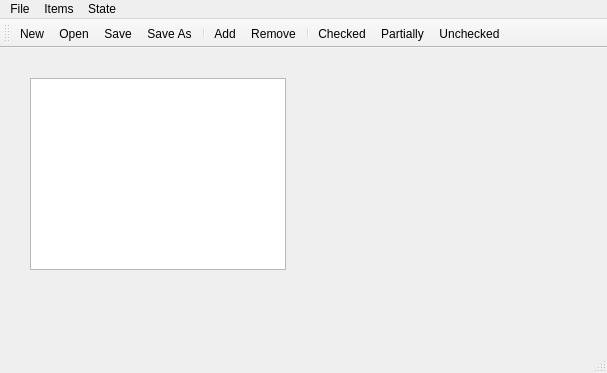
<?xml version="1.0" encoding="UTF-8"?>
<ui version="4.0">
 <class>MainWindow</class>
 <widget class="QMainWindow" name="MainWindow">
  <property name="geometry">
   <rect>
    <x>0</x>
    <y>0</y>
    <width>607</width>
    <height>373</height>
   </rect>
  </property>
  <property name="windowTitle">
   <string>MainWindow</string>
  </property>
  <widget class="QWidget" name="centralwidget">
   <widget class="QListWidget" name="listWidget">
    <property name="geometry">
     <rect>
      <x>30</x>
      <y>30</y>
      <width>256</width>
      <height>192</height>
     </rect>
    </property>
   </widget>
  </widget>
  <widget class="QMenuBar" name="menubar">
   <property name="geometry">
    <rect>
     <x>0</x>
     <y>0</y>
     <width>607</width>
     <height>22</height>
    </rect>
   </property>
   <widget class="QMenu" name="menuFile">
    <property name="title">
     <string>File</string>
    </property>
    <addaction name="actionNew"/>
    <addaction name="actionOpen"/>
    <addaction name="separator"/>
    <addaction name="actionSave"/>
    <addaction name="actionSave_As"/>
    <addaction name="separator"/>
    <addaction name="actionExit"/>
   </widget>
   <widget class="QMenu" name="menuItems">
    <property name="title">
     <string>Items</string>
    </property>
    <addaction name="actionAdd"/>
    <addaction name="actionRemove"/>
    <addaction name="separator"/>
    <addaction name="actionClear"/>
    <addaction name="separator"/>
    <addaction name="actionSelect_All"/>
    <addaction name="actionSelect_None"/>
   </widget>
   <widget class="QMenu" name="menuState">
    <property name="title">
     <string>State</string>
    </property>
    <addaction name="actionChecked"/>
    <addaction name="actionUnchecked"/>
    <addaction name="actionPartially"/>
   </widget>
   <addaction name="menuFile"/>
   <addaction name="menuItems"/>
   <addaction name="menuState"/>
  </widget>
  <widget class="QStatusBar" name="statusbar"/>
  <widget class="QToolBar" name="toolBar">
   <property name="windowTitle">
    <string>toolBar</string>
   </property>
   <attribute name="toolBarArea">
    <enum>TopToolBarArea</enum>
   </attribute>
   <attribute name="toolBarBreak">
    <bool>false</bool>
   </attribute>
   <addaction name="actionNew"/>
   <addaction name="actionOpen"/>
   <addaction name="actionSave"/>
   <addaction name="actionSave_As"/>
   <addaction name="separator"/>
   <addaction name="actionAdd"/>
   <addaction name="actionRemove"/>
   <addaction name="separator"/>
   <addaction name="actionChecked"/>
   <addaction name="actionPartially"/>
   <addaction name="actionUnchecked"/>
  </widget>
  <action name="actionNew">
   <property name="icon">
    <iconset resource="resources.qrc">
     <normaloff>:/files/images/new.png</normaloff>:/files/images/new.png</iconset>
   </property>
   <property name="text">
    <string>New</string>
   </property>
  </action>
  <action name="actionOpen">
   <property name="icon">
    <iconset resource="resources.qrc">
     <normaloff>:/files/images/open.png</normaloff>:/files/images/open.png</iconset>
   </property>
   <property name="text">
    <string>Open</string>
   </property>
  </action>
  <action name="actionSave">
   <property name="icon">
    <iconset resource="resources.qrc">
     <normaloff>:/files/images/save.png</normaloff>:/files/images/save.png</iconset>
   </property>
   <property name="text">
    <string>Save</string>
   </property>
  </action>
  <action name="actionSave_As">
   <property name="icon">
    <iconset resource="resources.qrc">
     <normaloff>:/files/images/save_as.png</normaloff>:/files/images/save_as.png</iconset>
   </property>
   <property name="text">
    <string>Save As</string>
   </property>
  </action>
  <action name="actionExit">
   <property name="icon">
    <iconset resource="resources.qrc">
     <normaloff>:/files/images/cancel.png</normaloff>:/files/images/cancel.png</iconset>
   </property>
   <property name="text">
    <string>Exit</string>
   </property>
  </action>
  <action name="actionAdd">
   <property name="icon">
    <iconset resource="resources.qrc">
     <normaloff>:/files/images/add.png</normaloff>:/files/images/add.png</iconset>
   </property>
   <property name="text">
    <string>Add</string>
   </property>
  </action>
  <action name="actionRemove">
   <property name="icon">
    <iconset resource="resources.qrc">
     <normaloff>:/files/images/delete.png</normaloff>:/files/images/delete.png</iconset>
   </property>
   <property name="text">
    <string>Remove</string>
   </property>
  </action>
  <action name="actionClear">
   <property name="icon">
    <iconset resource="resources.qrc">
     <normaloff>:/files/images/page_error.png</normaloff>:/files/images/page_error.png</iconset>
   </property>
   <property name="text">
    <string>Clear</string>
   </property>
  </action>
  <action name="actionSelect_All">
   <property name="icon">
    <iconset resource="resources.qrc">
     <normaloff>:/files/images/page_add.png</normaloff>:/files/images/page_add.png</iconset>
   </property>
   <property name="text">
    <string>Select All</string>
   </property>
  </action>
  <action name="actionSelect_None">
   <property name="icon">
    <iconset resource="resources.qrc">
     <normaloff>:/files/images/page_delete.png</normaloff>:/files/images/page_delete.png</iconset>
   </property>
   <property name="text">
    <string>Select None</string>
   </property>
  </action>
  <action name="actionChecked">
   <property name="icon">
    <iconset resource="resources.qrc">
     <normaloff>:/files/images/pencil_add.png</normaloff>:/files/images/pencil_add.png</iconset>
   </property>
   <property name="text">
    <string>Checked</string>
   </property>
  </action>
  <action name="actionUnchecked">
   <property name="icon">
    <iconset resource="resources.qrc">
     <normaloff>:/files/images/pencil_delete.png</normaloff>:/files/images/pencil_delete.png</iconset>
   </property>
   <property name="text">
    <string>Unchecked</string>
   </property>
  </action>
  <action name="actionPartially">
   <property name="icon">
    <iconset resource="resources.qrc">
     <normaloff>:/files/images/pencil_go.png</normaloff>:/files/images/pencil_go.png</iconset>
   </property>
   <property name="text">
    <string>Partially</string>
   </property>
  </action>
 </widget>
 <resources>
  <include location="resources.qrc"/>
 </resources>
 <connections/>
</ui>
